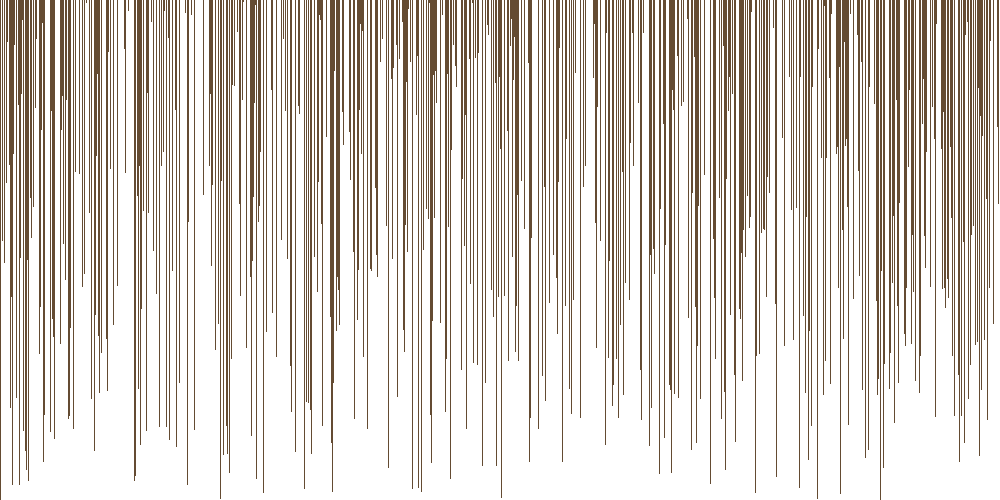
Frame 1 (no input)
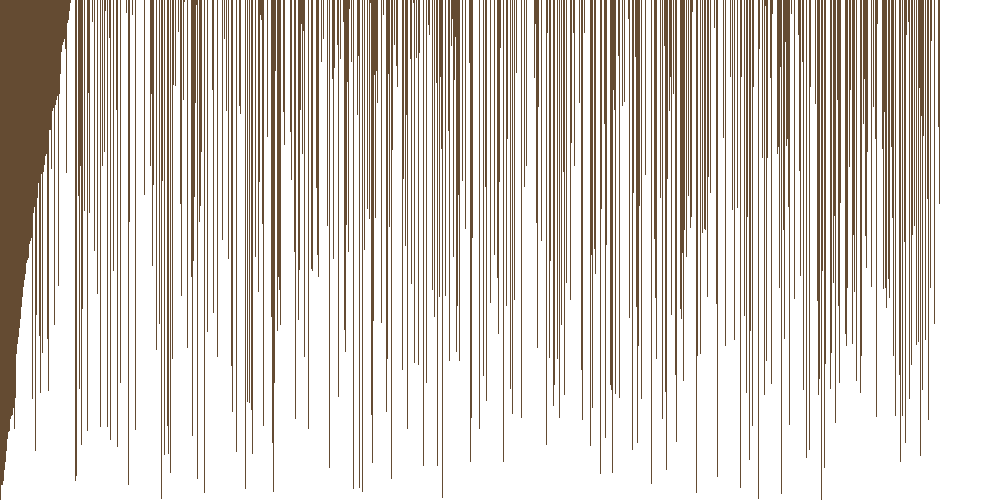
Frame 60 (the mouse pressed at the canvas centre just before this capture)
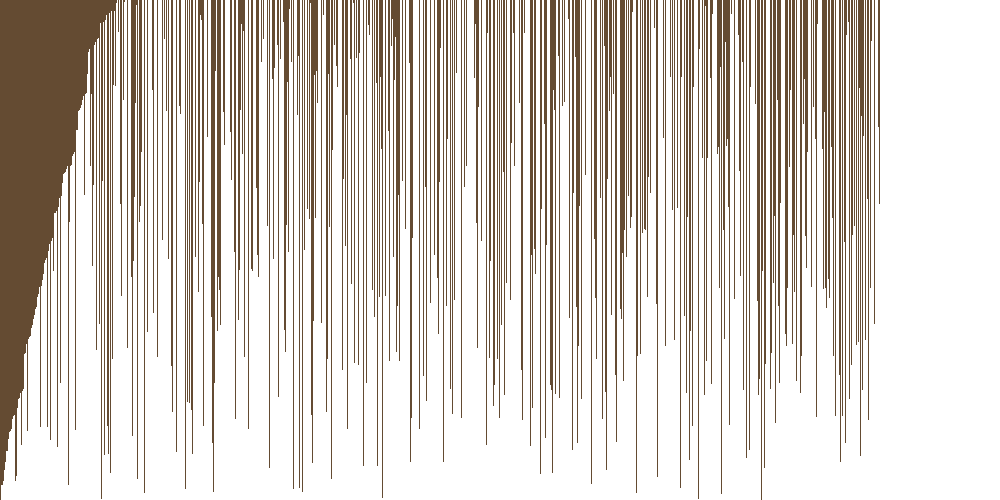
Frame 120 (the mouse held since frame 60 and released just before this capture)

The Processing sketch that drew these frames (run headless with seeded random() and noise(); from frame 60 on, the mouse is pressed at the canvas centre):

// Processing sketch: Visual_array_sorter_mitchell_
// ── Visual_array_sorter_mitchell_.pde
//1. create an array of ints. don't initialize it yet.
int[] b;
void setup() {
  //2. set the size of your window
  //  if you are using Processing 3, you cannot use variables
  //  because the developers don't know how programming is supposed to work.
size(1000,500);
  //3. initialize your array with the built in width variable
  b = new int[width];
  //4. initialize the ints in the array with random numbers
  //   from 0 to the built in height variable
  for (int i=1; i<width; i++){
b[i] = (int)random(width);
  //5. call the noStroke() method
  noStroke();
  }
}

void draw() {
  //6. set the background color with background(r, g, b);
background(100,75,50);
  //7. set the color for your graph
color(50,75,100);
  //8. draw a rectangle for each int in your array.
  for(int a = 1;a<width;a++){
  rect(a,height,1,-b[a]);
  }
  //   the x value will be the current index in the array
  //   the y value will the height variable
  //   the width is 1 (one)
  //   the height is negative the value of the element at the current index of the array


  //9. call the stepSort method
stepSort(b);
  //10. extract the code that randomizes the array into a method.

  //11. call the method you made in step 10 when the mouse is pressed

}

void stepSort(int[] arr) {
  for (int i = 1; i < arr.length; i++) {
    if (arr[i - 1] > arr[i]) {
      int t = arr[i];
      arr[i] = arr[i - 1];
      arr[i - 1] = t;
    }
  }
}
